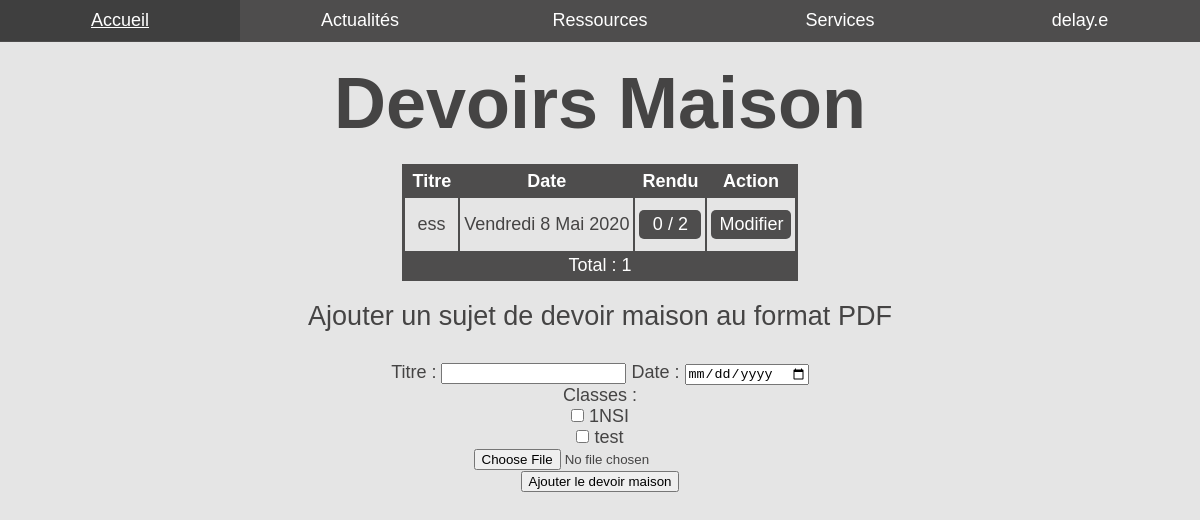
The page /ressources/homeworks (signed in) on the database its author committed.
### tables this page shows
CREATE TABLE `homework` (
        	`id`	    INTEGER NOT NULL PRIMARY KEY UNIQUE,
        	`title`	    VARCHAR ( 255 ) NOT NULL,
        	`file`	    VARCHAR ( 255 ) NOT NULL,
            `prod_path` VARCHAR ( 255 ) NOT NULL,
            `class`     VARCHAR ( 255 ) NOT NULL,
            `returned`  VARCHAR ( 255 ) NOT NULL,
            `date`      DATE NOT NULL
        );

### src/controllers/ressources/homeworks.php (called while the page is built, shortened)
<?php
require_once MODELS_PATH . 'UserDatabase.php';
require_once MODELS_PATH . 'HomeworkDatabase.php';
require_once FUNCTIONS_PATH . 'global.php';
require_once FUNCTIONS_PATH . 'ressources' . DIRECTORY_SEPARATOR .
    'homeworks.php';
$ressource_type = 'homework';
$user_db = new UserDatabase;
$homework_db = new HomeworkDatabase;
$allow_edit = $admin || $prof;
if ($class_list = $user_db->get_classes()) {
    $class_list = array_slice($class_list, 1);
}
$today = date('Y-m-d');
$week = [
    1 => 'Lundi',
         'Mardi',
         'Mercredi',
         'Jeudi',
         'Vendredi',
         'Samedi',
         'Dimanche'
];
$month = [
    1 => 'Janvier',
         'Février',
         'Mars',
         'Avril',
         'Mai',
         'Juin',
         'Juillet',
         'Août',
         'Septembre',
         'Octobre',
         'Novembre',
         'Décembre'
];
$user = $_SESSION['user'];
$class = $student ? $user->class : null;
$homeworks = $homework_db->get_all($class);
$homeworks_count = count($homeworks);
foreach ($homeworks as $homework) {
    $students_count = 0;
    foreach ($homework->class as $class) {
        $students_count += $user_db->count(STUDENT, $class);
    }
    $homework->students = $students_count;
}

### src/functions/global.php (called while the page is built, shortened)
<?php
function is_admin(): bool
{
    return $_SESSION['user']->role === ADMIN;
}
function is_prof(): bool
{
    return $_SESSION['user']->role === PROFESSOR;
}
function is_student(): bool
{
    return $_SESSION['user']->role === STUDENT;
}

### src/models/Database.php (called while the page is built, shortened)
<?php
class Database
{
    public function __construct(
        string $dsn      = CONFIG['database']['dsn'],
        string $user     = CONFIG['database']['user'],
        string $password = CONFIG['database']['password']
    )
    {
        $this->pdo = new PDO($dsn, $user, $password);
    }
}

### src/models/HomeworkDatabase.php (called while the page is built, shortened)
<?php
require_once MODELS_PATH . 'Database.php';
class HomeworkDatabase extends Database
{
    public function get_all(string $class = null): ?array
    {
	if ($class) {
            if ($query = $this->pdo->prepare('SELECT * FROM homework
                WHERE class LIKE ? ORDER BY date')
	    ) {
                if ($query->execute(['%' . $class. '%'])) {
			$result = $query->fetchAll(PDO::FETCH_CLASS, 'Homework');
                }
            }
        } else {
            if ($query = $this->pdo->query('SELECT * FROM homework
                ORDER BY date, class')
            ) {
                $result = $query->fetchAll(PDO::FETCH_CLASS, 'Homework');
            }
        }
        if (is_array($result)) {
            foreach ($result as &$homework) {
                $homework->returned = json_decode($homework->returned, true);
            }
            return $result;
        }
        return null;
    }
}

### src/classes/Ressource.php (called while the page is built, shortened)
<?php
class Ressource
{
    public $id;
    public function __construct(
        string $title   = null,
        string $file    = null,
        int    $id      = null
        )
    {
        if (!is_int($this->id)) {
            $this->id = (int)$this->id;
        }
    }
}

### src/models/UserDatabase.php (called while the page is built, shortened)
<?php
require_once MODELS_PATH . 'Database.php';
class UserDatabase extends Database
{
    public function get_classes(): ?array
    {
        if ($query = $this->pdo->query('SELECT DISTINCT class FROM user')) {
            return $query->fetchAll(PDO::FETCH_COLUMN);
        }
        return null;
    }
}

### src/views/ressources/homeworks.php (the view, shortened to what this page needs)
<?php if ($homeworks): ?>
<table>
    <thead>
        <tr>
            <th>Titre</th>
            <th>Date</th>
            <?php if ($allow_edit): ?>
            <th>Rendu</th>
            <?php endif ?>
            <th>Action</th>
        </tr>
    </thead>
    <tbody>
	<?php
	    foreach ($homeworks as $homework):
	?>
	<tr <?php if ($student):?> class="<?= array_key_exists($user->id, $homework->returned) ? 'good' : 'bad' ?>"<?php endif?>>
	    <td><a href="/file?t=<?= $ressource_type ?>&amp;f=<?= rawurlencode($homework->file) ?>"><?= $homework->title ?></a></td>
            <td><?php $date = new DateTime($homework->date); echo $week[$date->format('N')] . ' ' . $date->format('j') . ' ' . $month[$date->format('n')] . ' ' . $date->format('Y'); ?></td>
            <?php if ($allow_edit): ?>
            <td><a class="button" href="/ressources/homeworks/view?id=<?= $homework->id ?>"><?php echo count($homework->returned) ?> / <?= $homework->students ?></a></td>
            <td><a class="button" href="/ressources/homeworks/edit?id=<?= $homework->id ?>">Modifier</a></td>
            <?php endif ?>
        </tr>
        <?php endforeach ?>
        <tr class="tr-important">
            <td colspan="<?= $allow_edit ? 4 : 3 ?>">Total : <?= $homeworks_count ?></td>
        </tr>
    </tbody>
</table>
<?php else: ?>
<h2>Il n'y a aucun devoir maison.</h2>
<?php endif ?>
<?php if ($allow_edit): ?>
<h2>Ajouter un sujet de devoir maison au format PDF</h2>
<form method="post" enctype="multipart/form-data">
    <label for="title">Titre :</label>
    <input id="title" type="text" name="title" required>
    <label for="date">Date :</label>
    <input id="date" type="date" name="date" min="<?= $today ?>" required>
    <p>Classes :</p>
    <?php foreach ($class_list as $class): ?>
    <div>
      <input type="checkbox" id="<?= $class ?>" name="class[]" value="<?= $class ?>">
      <label for="<?= $class ?>"><?= $class ?></label>
    </div>
    <?php endforeach ?>
    <input type="file" id="file" name="pdf_file" accept=".pdf,application/pdf" required>
    <div>
        <button>Ajouter le devoir maison</button>
    </div>
</form>
<?php endif ?>

### public/styles/light.css (style rules this page uses)
html,body,p,ol,ul,li,dl,dt,dd,blockquote,figure,form,fieldset,legend,textarea,pre,iframe,hr,h1,h2,h3,h4,h5,h6 { margin:0;padding:0 }
h1,h2,h3,h4,h5,h6 { font-size:100%;font-weight:normal }
button,input,select,textarea { margin:0 }
html { box-sizing:border-box }
*,*:before,*:after { box-sizing:inherit }
table { border-collapse:collapse;border-spacing:0 }
a { text-decoration: none }
body { font-family: 'Source Sans Pro', sans-serif; font-size: 18px; background-color: #e5e5e5; color: #454444; }
a { color: inherit; }
h2 { font-size: 1.5em; text-align: center; }
h2 { margin-bottom: 30px; }
.button, .button:visited { display: block; width: -moz-fit-content; margin: 10px auto; padding: 4px 8px; background-color: #4e4d4d; color: #fff; border-radius: 5px; }
form { text-align: center; }
table { border: 3px solid #4e4d4d; margin: 20px auto; text-align: center; }
thead, .tr-important { color: #fff; background-color: #4e4d4d; }
th { padding: 4px 8px; }
td { padding: 2px 4px; border: 2px solid #4e4d4d; }

### rows shown on the page
homework: title "ess", date "Vendredi", date "8", date "Mai", date "2020", count($homework->returned) "0", students "2"

### other values the page prints
$_SESSION['user']->username "delay.e"
$page_title "Devoirs Maison"
$homeworks_count "1"
$class "1NSI"
$class "test"
